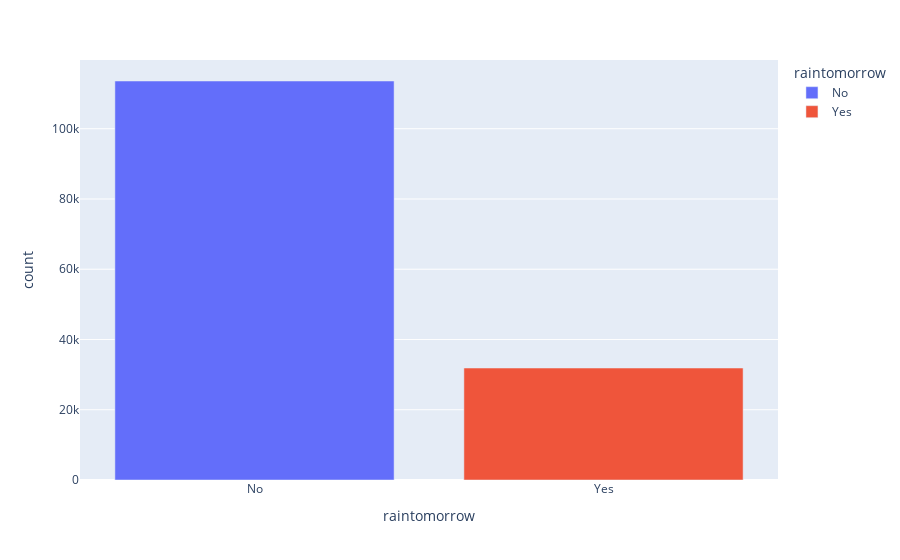

Notebook cell for this chart:
### Code cell
raintom = df1.groupby('raintomorrow').size().reset_index(name='count')

px.bar(data_frame=raintom , x='raintomorrow' , y='count' , color='raintomorrow')

### Figure 1 — Plotly figure (JSON) as saved in the notebook; plotly's stock layout.template omitted (floating-point values rounded to 4 significant figures)
{"data": [{"alignmentgroup": "True", "hovertemplate": "raintomorrow=%{x}<br>count=%{y}<extra></extra>", "legendgroup": "No", "marker": {"color": "#636efa", "pattern": {"shape": ""}}, "name": "No", "offsetgroup": "No", "orientation": "v", "showlegend": true, "textposition": "auto", "type": "bar", "x": ["No"], "xaxis": "x", "y": [113583], "yaxis": "y"}, {"alignmentgroup": "True", "hovertemplate": "raintomorrow=%{x}<br>count=%{y}<extra></extra>", "legendgroup": "Yes", "marker": {"color": "#EF553B", "pattern": {"shape": ""}}, "name": "Yes", "offsetgroup": "Yes", "orientation": "v", "showlegend": true, "textposition": "auto", "type": "bar", "x": ["Yes"], "xaxis": "x", "y": [31877], "yaxis": "y"}], "layout": {"barmode": "relative", "legend": {"title": {"text": "raintomorrow"}, "tracegroupgap": 0}, "margin": {"t": 60}, "xaxis": {"anchor": "y", "categoryarray": ["No", "Yes"], "categoryorder": "array", "domain": [0, 1], "title": {"text": "raintomorrow"}}, "yaxis": {"anchor": "x", "domain": [0, 1], "title": {"text": "count"}}}}
